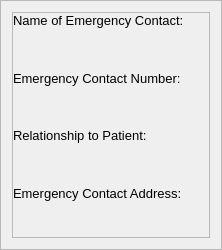
                       <widget class="QFrame" name="frame_24">
                        <property name="minimumSize">
                         <size>
                          <width>0</width>
                          <height>250</height>
                         </size>
                        </property>
                        <property name="frameShape">
                         <enum>QFrame::StyledPanel</enum>
                        </property>
                        <property name="frameShadow">
                         <enum>QFrame::Raised</enum>
                        </property>
                        <layout class="QHBoxLayout" name="horizontalLayout_8" stretch="1">
                         <item>
                          <widget class="QFrame" name="frame_13">
                           <property name="frameShape">
                            <enum>QFrame::StyledPanel</enum>
                           </property>
                           <property name="frameShadow">
                            <enum>QFrame::Raised</enum>
                           </property>
                           <layout class="QGridLayout" name="gridLayout_7" columnstretch="1,10" columnminimumwidth="1,10">
                            <property name="leftMargin">
                             <number>0</number>
                            </property>
                            <property name="topMargin">
                             <number>0</number>
                            </property>
                            <property name="bottomMargin">
                             <number>0</number>
                            </property>
                            <item row="0" column="1">
                             <widget class="QLabel" name="emg_name">
                              <property name="font">
                               <font>
                                <family>Arial</family>
                                <pointsize>10</pointsize>
                                <weight>75</weight>
                                <italic>false</italic>
                                <bold>true</bold>
                               </font>
                              </property>
                              <property name="text">
                               <string/>
                              </property>
                              <property name="alignment">
                               <set>Qt::AlignLeading|Qt::AlignLeft|Qt::AlignTop</set>
                              </property>
                              <property name="wordWrap">
                               <bool>true</bool>
                              </property>
                             </widget>
                            </item>
                            <item row="2" column="0">
                             <widget class="QLabel" name="label_75">
                              <property name="font">
                               <font>
                                <family>Arial</family>
                                <pointsize>10</pointsize>
                                <weight>50</weight>
                                <italic>false</italic>
                                <bold>false</bold>
                               </font>
                              </property>
                              <property name="text">
                               <string>Relationship to Patient:</string>
                              </property>
                              <property name="alignment">
                               <set>Qt::AlignLeading|Qt::AlignLeft|Qt::AlignTop</set>
                              </property>
                             </widget>
                            </item>
                            <item row="1" column="0">
                             <widget class="QLabel" name="label_64">
                              <property name="font">
                               <font>
                                <family>Arial</family>
                                <pointsize>10</pointsize>
                                <weight>50</weight>
                                <italic>false</italic>
                                <bold>false</bold>
                               </font>
                              </property>
                              <property name="text">
                               <string>Emergency Contact Number:</string>
                              </property>
                              <property name="alignment">
                               <set>Qt::AlignLeading|Qt::AlignLeft|Qt::AlignTop</set>
                              </property>
                             </widget>
                            </item>
                            <item row="0" column="0">
                             <widget class="QLabel" name="label_65">
                              <property name="font">
                               <font>
                                <family>Arial</family>
                                <pointsize>10</pointsize>
                                <weight>50</weight>
                                <italic>false</italic>
                                <bold>false</bold>
                               </font>
                              </property>
                              <property name="text">
                               <string>Name of Emergency Contact:</string>
                              </property>
                              <property name="alignment">
                               <set>Qt::AlignLeading|Qt::AlignLeft|Qt::AlignTop</set>
                              </property>
                             </widget>
                            </item>
                            <item row="2" column="1">
                             <widget class="QLabel" name="emg_relation">
                              <property name="font">
                               <font>
                                <family>Arial</family>
                                <pointsize>10</pointsize>
                                <weight>75</weight>
                                <italic>false</italic>
                                <bold>true</bold>
                               </font>
                              </property>
                              <property name="text">
                               <string/>
                              </property>
                              <property name="alignment">
                               <set>Qt::AlignLeading|Qt::AlignLeft|Qt::AlignTop</set>
                              </property>
                              <property name="wordWrap">
                               <bool>true</bool>
                              </property>
                             </widget>
                            </item>
                            <item row="1" column="1">
                             <widget class="QLabel" name="emg_phone">
                              <property name="font">
                               <font>
                                <family>Arial</family>
                                <pointsize>10</pointsize>
                                <weight>75</weight>
                                <italic>false</italic>
                                <bold>true</bold>
                               </font>
                              </property>
                              <property name="text">
                               <string/>
                              </property>
                              <property name="alignment">
                               <set>Qt::AlignLeading|Qt::AlignLeft|Qt::AlignTop</set>
                              </property>
                              <property name="wordWrap">
                               <bool>true</bool>
                              </property>
                             </widget>
                            </item>
                            <item row="3" column="0">
                             <widget class="QLabel" name="label_81">
                              <property name="font">
                               <font>
                                <family>Arial</family>
                                <pointsize>10</pointsize>
                                <weight>50</weight>
                                <italic>false</italic>
                                <bold>false</bold>
                               </font>
                              </property>
                              <property name="text">
                               <string>Emergency Contact Address:</string>
                              </property>
                              <property name="alignment">
                               <set>Qt::AlignLeading|Qt::AlignLeft|Qt::AlignTop</set>
                              </property>
                             </widget>
                            </item>
                            <item row="3" column="1">
                             <widget class="QLabel" name="emg_address">
                              <property name="font">
                               <font>
                                <family>Arial</family>
                                <pointsize>10</pointsize>
                                <weight>75</weight>
                                <italic>false</italic>
                                <bold>true</bold>
                               </font>
                              </property>
                              <property name="text">
                               <string/>
                              </property>
                              <property name="scaledContents">
                               <bool>false</bool>
                              </property>
                              <property name="alignment">
                               <set>Qt::AlignLeading|Qt::AlignLeft|Qt::AlignTop</set>
                              </property>
                              <property name="wordWrap">
                               <bool>true</bool>
                              </property>
                             </widget>
                            </item>
                           </layout>
                          </widget>
                         </item>
                        </layout>
                       </widget>
